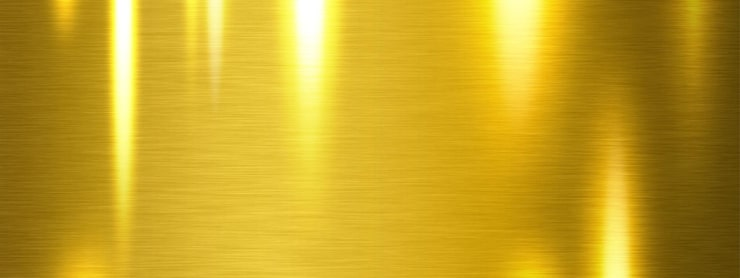
#> input picture assets/texturas/ouro-3-escovado.jpg, 740 x 278 px
$ python story_pedido.py
#> lines starting #> are read from the running program, lines starting #| are printed output that depends on the picture
### shimmer_style.py
"""Shimmer visual identity.

Rules from the brand owner:
- caps: Cinzel, tight spacing, white, subtle shadow
- highlight word: Parisienne filled with the brand gold texture (pure, unaltered), discreet shadow
- caps sit left-aligned on top of the script word, forming one block
- no sparkles, shines or other artificial effects
- photos arrive already edited: no sharpening, no colour changes, no heavy crops; export at top quality
"""
import numpy as np
from PIL import Image, ImageDraw, ImageFont, ImageFilter

import os
_HERE = os.path.dirname(os.path.abspath(__file__))
S = os.path.join(_HERE, 'assets') + '/'                    # fonts live in assets/fonts (durable, in the repo)
# Brand gold textures chosen by Eliz (23/11/2026): always one of these three. Default: brushed gold (no watermark).
GOLD_TEXTURES = {'escovado': 'ouro-3-escovado.jpg', 'folha': 'ouro-2-folha.jpg', 'liquido': 'ouro-1-liquido.jpg'}
GOLD_TEX_PATH = os.path.join(_HERE, 'assets', 'texturas', GOLD_TEXTURES[os.environ.get('SHIMMER_OURO', 'escovado')])
GOLD_TEX = Image.open(GOLD_TEX_PATH).convert('RGB') if os.path.exists(GOLD_TEX_PATH) else None
#> GOLD_TEX is the input picture: PIL image 740x278 RGB; mean R, G, B 197.6, 162.6, 35.6
if GOLD_TEX is not None:
    # use the bright central part of the texture: its outer edges are dark and made the letter tips look black
    _w, _h = GOLD_TEX.size
    GOLD_TEX = GOLD_TEX.crop((int(_w * 0.14), 0, int(_w * 0.86), _h))
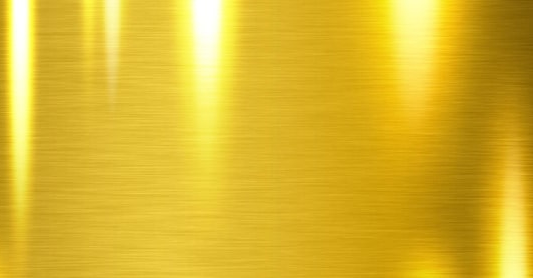
#> GOLD_TEX: PIL image 533x278 RGB; mean R, G, B 218.7, 183, 44.7
WHITE = (255, 253, 248)
CHAMPAGNE = np.array([212, 178, 108], np.float32)


def script_font(size):
    return ImageFont.truetype(S + 'fonts/Parisienne.ttf', size)


def caps_font(size, wght=500):
    # Cinzel is part of the brand identity (owner's call)
    f = ImageFont.truetype(S + 'fonts/Cinzel.ttf', size)
    f.set_variation_by_axes([wght])
    return f


FEAT = ['lnum']  # lining figures: Cormorant's old-style 1 reads as 'i'


# [70 lines left out: functions _mask, _with_shadow, gold_text, white_text, paste, not called in this run]


def ink_size(layer_bb):
    bb = layer_bb[1]
    return bb[2] - bb[0], bb[3] - bb[1]


# [62 lines left out: functions title_block, cover, crop_native, save_hq, gold_fill, bottom_fade, not called in this run]


# ---- price block, as on the feed (Solitário Clássico post) ----
PRICE_COLOR = (132, 101, 46)     # solid brown-gold of "R$ 1.350"
LABEL_COLOR = (104, 93, 80)      # "À VISTA NO PIX"
PARCEL_COLOR = (112, 103, 93)    # "ou 10x de ... sem juros"
SPEC_COLOR = (164, 140, 104)     # spec line in Cinzel


# [29 lines left out: functions sans, solid_text, spec_line, price_block, not called in this run]

### stories/story_pedido.py
import sys, subprocess
import numpy as np
sys.path.insert(0, '.')
from shimmer_style import *
from shimmer_style import _mask, _with_shadow
SRC = '/home/user/print/aliancas-revestidas/fotos/62.webp'
OUT = '/home/user/print/stories/story-vai-pedir-em-casamento'
ph = np.asarray(Image.open(SRC).convert('RGB'), np.float32)            # native pixels, no resize
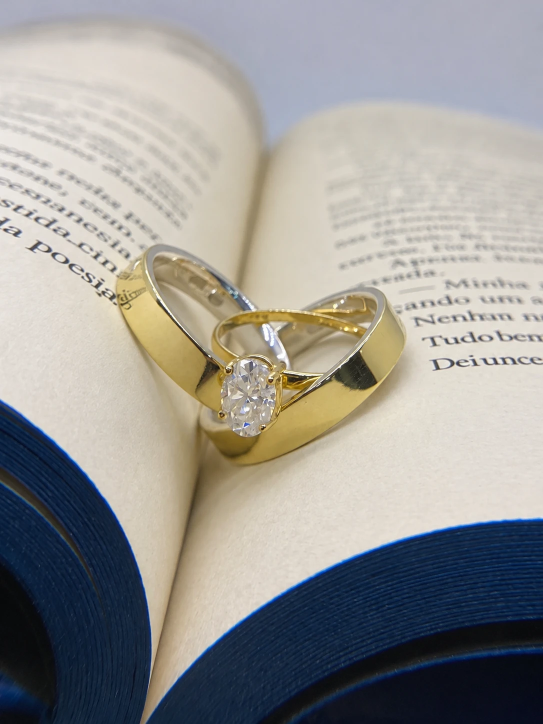
#> input picture aliancas-revestidas/fotos/62.webp, 1086 x 1448 px, found by its file name (shown at 1/2 size)
ih, iw = ph.shape[:2]; W = iw; H = round(W * 16 / 9) // 2 * 2; TOP = H - ih
#> after `ih, iw = ph.shape[:2]`: ih = 1448; iw = 1086
#> after `W = iw`: W = 1086
#> after `H = round(W * 16 / 9) // 2 * 2`: H = 1930
#> after `TOP = H - ih`: TOP = 482
IV = np.array([246, 242, 235], np.float32)
BG = np.empty((H, W, 3), np.float32); BG[:] = IV; BG[TOP:] = ph
#> after `BG[TOP:] = ph`:
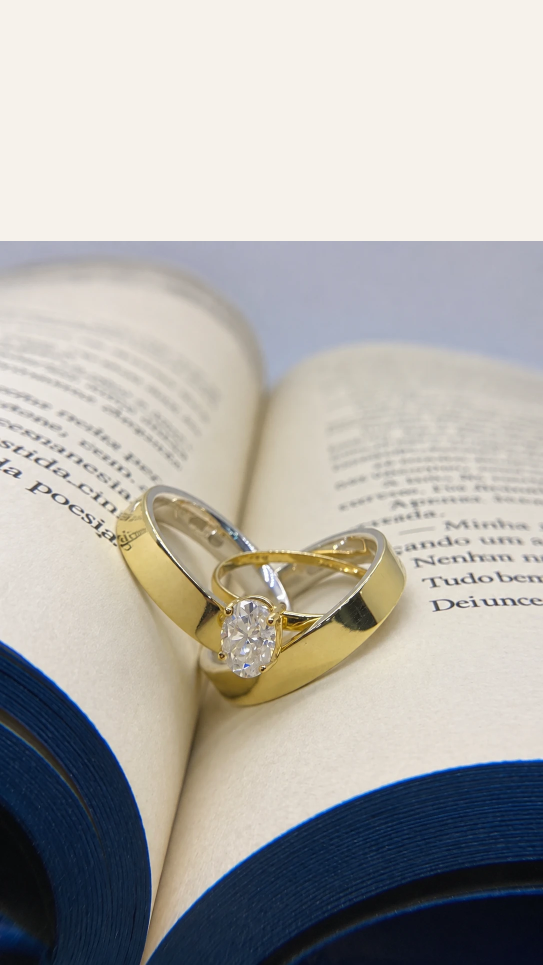
#> BG: shape (1930, 1086, 3) float32 (shown at 1/2 size); mean R, G, B 177.1, 174.1, 170.4
yy = np.arange(H, dtype=np.float32)[:, None, None]
#> yy = 1930 values from 0 to 1929
BG = IV + (BG - IV) * (np.clip((yy - TOP) / 220, 0, 1) ** 1.2)       # soft top transition only
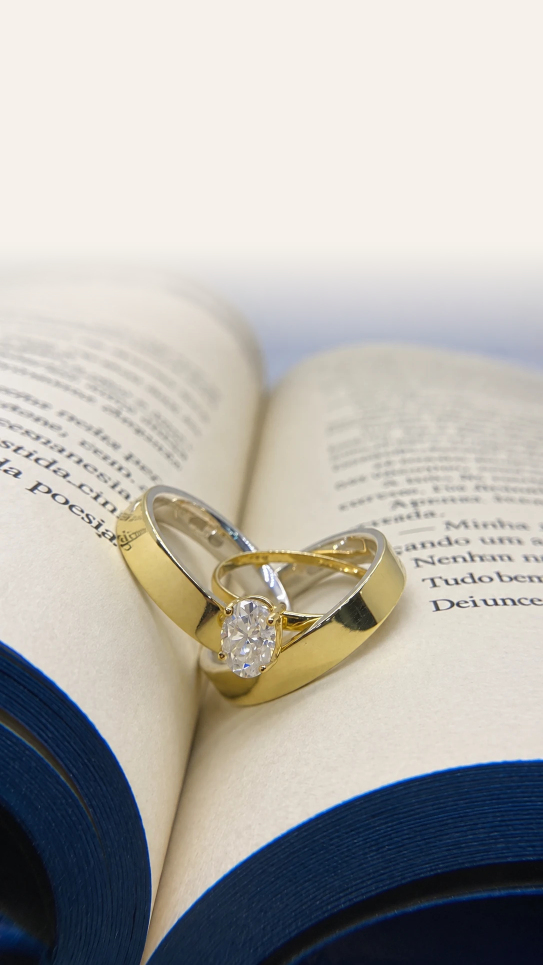
#> BG: shape (1930, 1086, 3) float32 (shown at 1/2 size); mean R, G, B 181.1, 177.9, 173.2
INK = (74, 59, 46); BR = (132, 101, 46)
def L(): return Image.new('RGBA', (W, H), (0, 0, 0, 0))
def wcaps(text, size, tr):
    m = _mask(text, caps_font(size, 600), tr); f = Image.new('RGBA', m.size, WHITE + (0,)); f.putalpha(m)
    return _with_shadow(f, m, (1, 2), size * 0.08, 0.7, (10, 15, 40))
LAY = []
a = L(); paste(a, solid_text('VAI PEDIR ELA', caps_font(54, 500), INK, 6), W / 2, 205, anchor='center'); LAY.append((a, 0.2))
#> after `a = L()`: a: PIL image 1086x1930 RGBA; every value is 0
#> (the run stopped early here; a loop or call above may not have finished)
